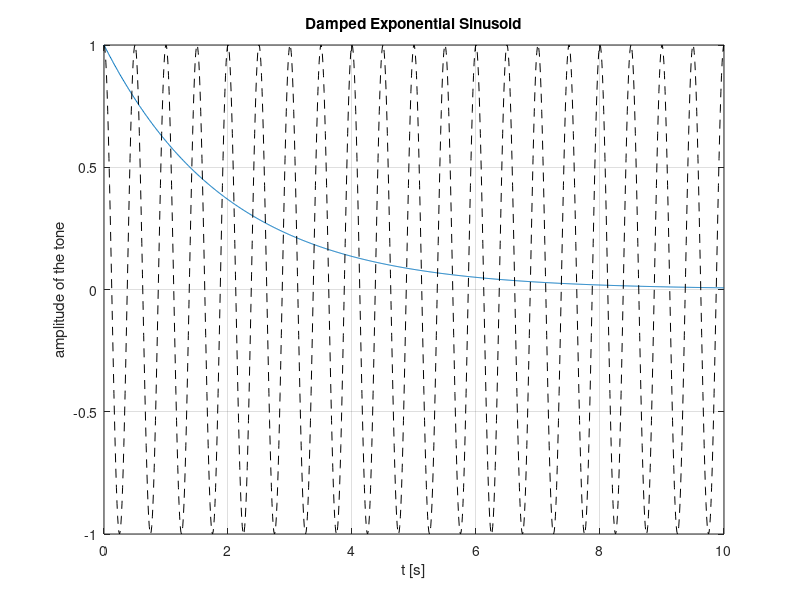
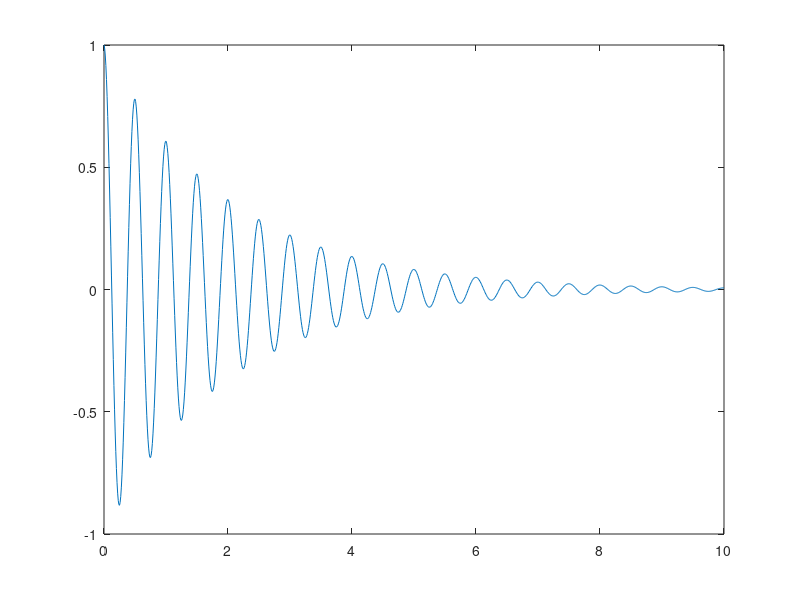

These charts were generated, in order, by the following MATLAB code:
% damped exponential sinusoid
    clc; close all; clear

t = 0:0.01:10;

tone = cos(2*2*pi*t);
decay = exp(-0.5*t);

% subplot(2, 1, 1)
plot(t, decay)
hold on
plot(t, tone, 'k--')
grid
xlabel('t [s]')
ylabel('amplitude of the tone')
title('Damped Exponential Sinusoid')

% subplot(2, 1, 2)
figure % new figure
plot(t, decay.*tone)
